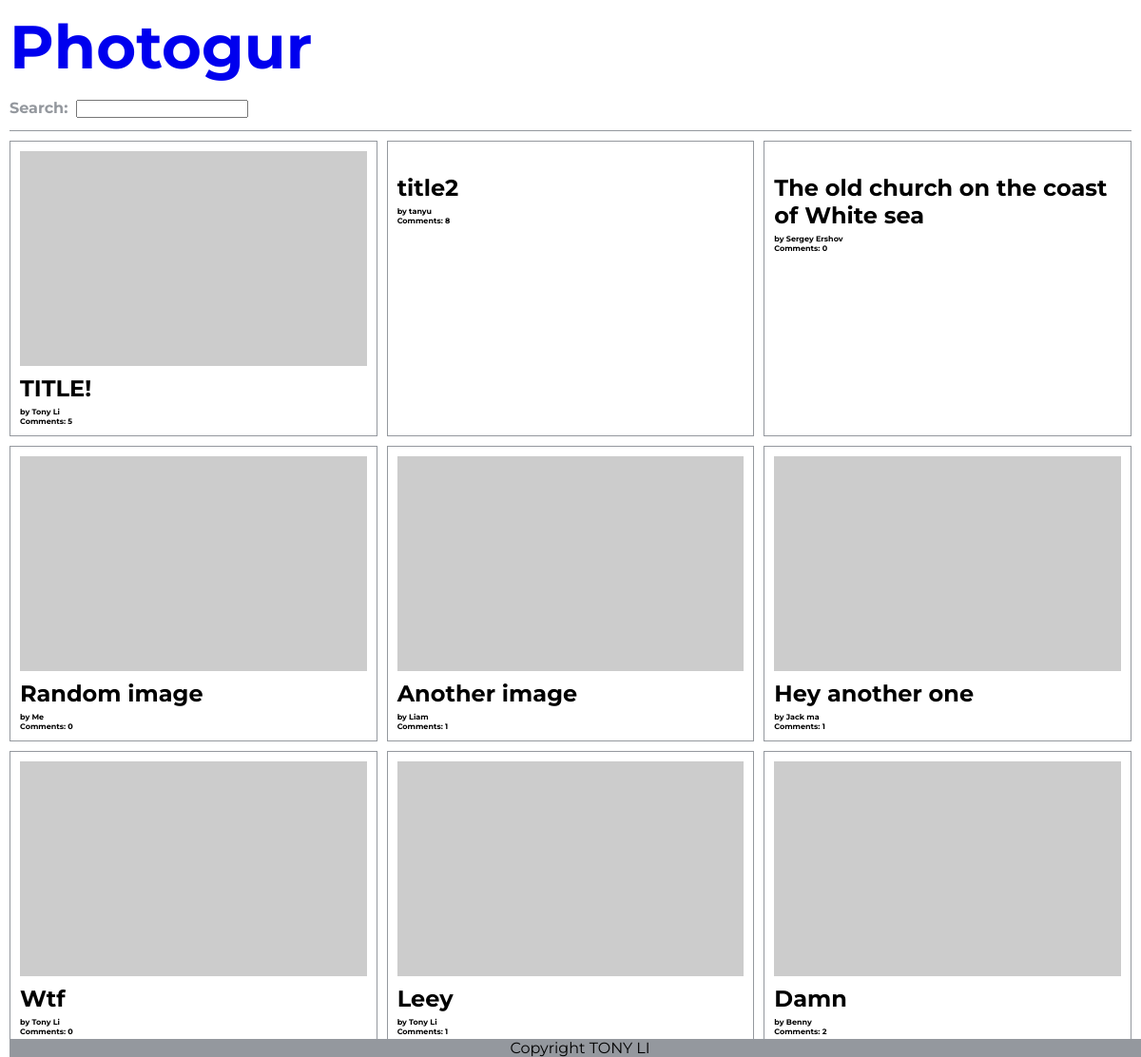
/pictures/, run on the app's committed database.
### photogur/models.py (models this page shows, shortened)
class Picture(models.Model):
    title = models.CharField(max_length=255)
    artist = models.CharField(max_length=255)
    url = models.CharField(max_length=255)

### photogur/views.py (the view)
# urls.py: path('pictures/', pics, name='picture_home'),
def pics(request):
    context = {
        'pictures': Picture.objects.all()
    }
    response = render(request, 'pictures.html', context)
    return HttpResponse(response)

### photogur/templates/pictures.html
{% extends 'base.html' %}
{% block content %}
<div class="main-layout">
  {% for picture in pictures %}
    <div class="photo-box">
      <a href="{% url 'picture_details' id=picture.pk %}">
        <li>
          <img class="image" src="{{picture.url}}" alt="">
        </li>
      </a>
      <div class="info">
        <h2>{{ picture.title }}</h2>
        <h3>by {{ picture.artist }}</h3>
        <h3>Comments: {{ picture.comments.count }}</h3>
      </div>
    </div>
  {% endfor %}
</div>
{% endblock %}

### photogur/static/css/main.css (style rules this page uses)
* { box-sizing: border-box; list-style: none; margin: 0; padding: 0; }
html { height: 100%; }
body { padding: 10px; font-family: 'Montserrat', sans-serif; position: relative; height: 100%; }
.image { display: grid; grid-column: 1fr; height: auto; width: 100%; }
li { list-style: none; display: inline-block; }
.main-layout { display: inline-block; display: grid; grid-template-columns: 1fr 1fr 1fr; grid-gap: 10px; border-bottom: 1px solid #94989e; padding-bottom: 10px; }
.photo-box { display: inline-block; display: inline-block; box-sizing: content-box; border: 1px solid #94989e; padding: 10px; }
.info { font-size: 1em; }
.info h2 { padding: 5px 0; }
.info h3 { font-size: 0.5em; }
.photo-box li img { width: 100%; }

### data on the page
Picture: title "TITLE!", artist "Tony Li", comments.count "5"
Picture: title "title2", artist "tanyu", comments.count "8"
Picture: title "The old church on the coast of White sea", artist "Sergey Ershov", comments.count "0"
Picture: title "Random image", artist "Me", comments.count "0"
Picture: title "Another image", artist "Liam", comments.count "1"
Picture: title "Hey another one", artist "Jack ma", comments.count "1"
Picture: title "Wtf", artist "Tony Li", comments.count "0"
Picture: title "Leey", artist "Tony Li", comments.count "1"
Picture: title "Damn", artist "Benny", comments.count "2"
